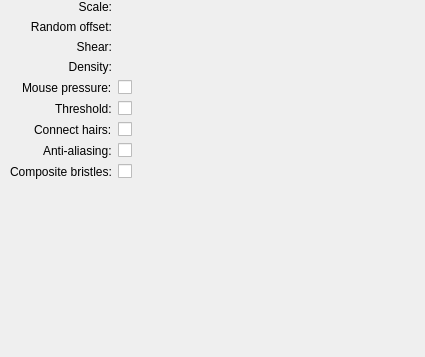
<?xml version="1.0" encoding="UTF-8"?>
<ui version="4.0">
 <class>WdgBristleOptions</class>
 <widget class="QWidget" name="WdgBristleOptions">
  <property name="geometry">
   <rect>
    <x>0</x>
    <y>0</y>
    <width>425</width>
    <height>357</height>
   </rect>
  </property>
  <property name="sizePolicy">
   <sizepolicy hsizetype="Minimum" vsizetype="Minimum">
    <horstretch>0</horstretch>
    <verstretch>0</verstretch>
   </sizepolicy>
  </property>
  <property name="minimumSize">
   <size>
    <width>425</width>
    <height>285</height>
   </size>
  </property>
  <layout class="QGridLayout" name="gridLayout_2">
   <property name="leftMargin">
    <number>10</number>
   </property>
   <property name="topMargin">
    <number>0</number>
   </property>
   <property name="rightMargin">
    <number>0</number>
   </property>
   <property name="bottomMargin">
    <number>0</number>
   </property>
   <item row="9" column="0" colspan="2">
    <spacer name="verticalSpacer">
     <property name="orientation">
      <enum>Qt::Vertical</enum>
     </property>
     <property name="sizeHint" stdset="0">
      <size>
       <width>20</width>
       <height>162</height>
      </size>
     </property>
    </spacer>
   </item>
   <item row="0" column="0" colspan="2">
    <layout class="QGridLayout" name="gridLayout" columnstretch="0,1">
     <item row="1" column="0">
      <widget class="QLabel" name="label_3">
       <property name="minimumSize">
        <size>
         <width>90</width>
         <height>0</height>
        </size>
       </property>
       <property name="text">
        <string>Random offset:</string>
       </property>
       <property name="alignment">
        <set>Qt::AlignRight|Qt::AlignTrailing|Qt::AlignVCenter</set>
       </property>
      </widget>
     </item>
     <item row="3" column="1">
      <widget class="KisDoubleSliderSpinBox" name="densityBox" native="true"/>
     </item>
     <item row="2" column="1">
      <widget class="KisDoubleSliderSpinBox" name="shearBox" native="true"/>
     </item>
     <item row="0" column="1">
      <widget class="KisDoubleSliderSpinBox" name="scaleBox" native="true"/>
     </item>
     <item row="7" column="1">
      <widget class="QCheckBox" name="antialiasCBox">
       <property name="text">
        <string/>
       </property>
      </widget>
     </item>
     <item row="4" column="1">
      <widget class="QCheckBox" name="mousePressureCBox">
       <property name="text">
        <string/>
       </property>
       <property name="checked">
        <bool>false</bool>
       </property>
      </widget>
     </item>
     <item row="6" column="1">
      <widget class="QCheckBox" name="connectedCBox">
       <property name="text">
        <string/>
       </property>
      </widget>
     </item>
     <item row="1" column="1">
      <widget class="KisDoubleSliderSpinBox" name="rndBox" native="true"/>
     </item>
     <item row="2" column="0">
      <widget class="QLabel" name="label_2">
       <property name="minimumSize">
        <size>
         <width>90</width>
         <height>0</height>
        </size>
       </property>
       <property name="text">
        <string>Shear:</string>
       </property>
       <property name="alignment">
        <set>Qt::AlignRight|Qt::AlignTrailing|Qt::AlignVCenter</set>
       </property>
      </widget>
     </item>
     <item row="0" column="0">
      <widget class="QLabel" name="label">
       <property name="minimumSize">
        <size>
         <width>90</width>
         <height>0</height>
        </size>
       </property>
       <property name="text">
        <string>Scale:</string>
       </property>
       <property name="alignment">
        <set>Qt::AlignRight|Qt::AlignTrailing|Qt::AlignVCenter</set>
       </property>
      </widget>
     </item>
     <item row="3" column="0">
      <widget class="QLabel" name="density">
       <property name="minimumSize">
        <size>
         <width>90</width>
         <height>0</height>
        </size>
       </property>
       <property name="text">
        <string>Density:</string>
       </property>
       <property name="alignment">
        <set>Qt::AlignRight|Qt::AlignTrailing|Qt::AlignVCenter</set>
       </property>
      </widget>
     </item>
     <item row="5" column="1">
      <widget class="QCheckBox" name="thresholdCBox">
       <property name="text">
        <string/>
       </property>
       <property name="checked">
        <bool>false</bool>
       </property>
      </widget>
     </item>
     <item row="8" column="1">
      <widget class="QCheckBox" name="compositingCBox">
       <property name="text">
        <string/>
       </property>
      </widget>
     </item>
     <item row="4" column="0" alignment="Qt::AlignRight">
      <widget class="QLabel" name="label_4">
       <property name="text">
        <string>Mouse pressure:</string>
       </property>
      </widget>
     </item>
     <item row="5" column="0" alignment="Qt::AlignRight">
      <widget class="QLabel" name="label_5">
       <property name="text">
        <string>Threshold:</string>
       </property>
      </widget>
     </item>
     <item row="6" column="0" alignment="Qt::AlignRight">
      <widget class="QLabel" name="label_6">
       <property name="text">
        <string>Connect hairs:</string>
       </property>
      </widget>
     </item>
     <item row="7" column="0" alignment="Qt::AlignRight">
      <widget class="QLabel" name="label_7">
       <property name="text">
        <string>Anti-aliasing:</string>
       </property>
      </widget>
     </item>
     <item row="8" column="0" alignment="Qt::AlignRight">
      <widget class="QLabel" name="label_8">
       <property name="text">
        <string>Composite bristles:</string>
       </property>
      </widget>
     </item>
    </layout>
   </item>
  </layout>
 </widget>
 <customwidgets>
  <customwidget>
   <class>KisDoubleSliderSpinBox</class>
   <extends>QWidget</extends>
   <header>kis_slider_spin_box.h</header>
   <container>1</container>
  </customwidget>
 </customwidgets>
 <resources/>
 <connections/>
</ui>
